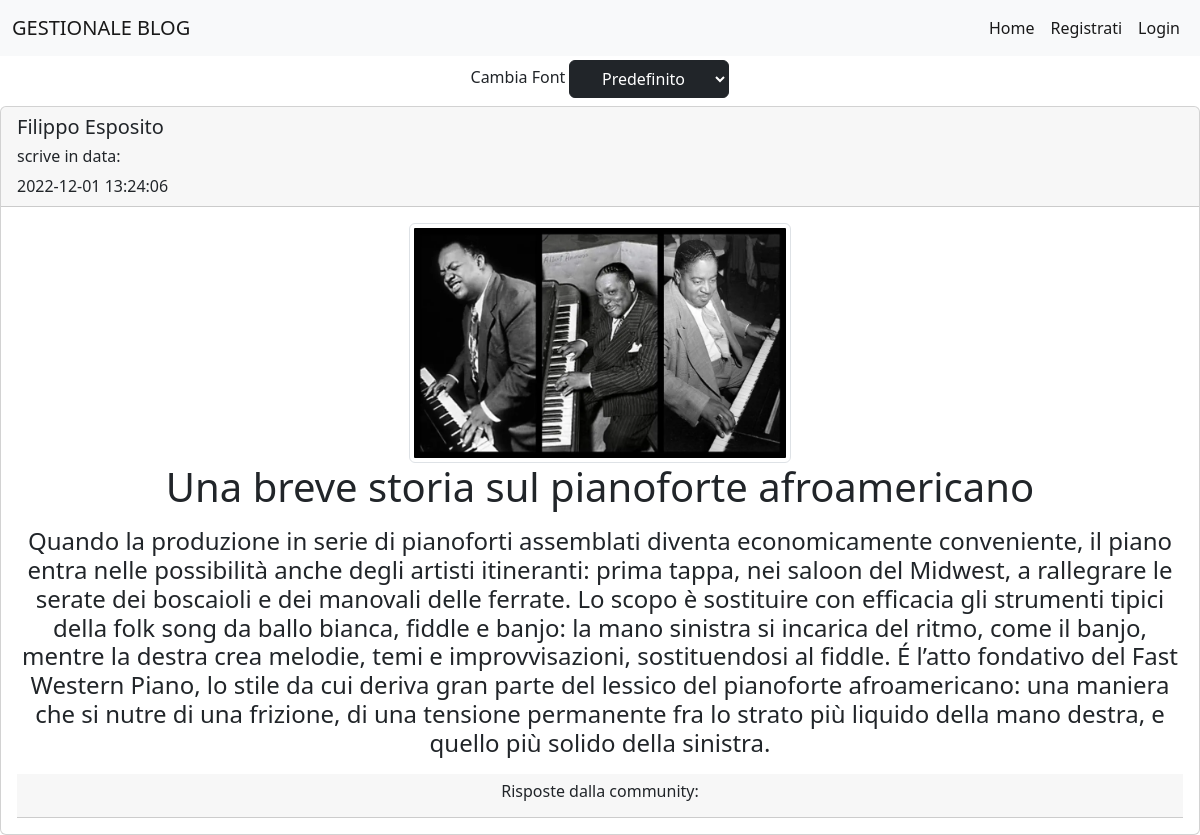
The app's page /php/apripost.php?idpost=103 with its own data.
### tables this page shows
CREATE TABLE `post` (
  `titolo` varchar(255) NOT NULL,
  `data` datetime NOT NULL DEFAULT current_timestamp(),
  `testo` mediumtext NOT NULL,
  `idpost` int(20) NOT NULL,
  `autorepost` int(20) NOT NULL,
  `codiceblog` int(20) NOT NULL,
  `numero_likes` int(10) NOT NULL DEFAULT 0,
  `argomento_post` int(20) DEFAULT NULL
);

CREATE TABLE `utenti` (
  `id` int(20) NOT NULL,
  `telefono` varchar(20) NOT NULL,
  `username` varchar(255) NOT NULL,
  `password` varchar(255) NOT NULL,
  `email` varchar(255) NOT NULL,
  `documento` varchar(255) NOT NULL
);

CREATE TABLE `grafica` (
  `idimgbackground` int(20) NOT NULL,
  `id_img_riferimento_blog` int(20) DEFAULT NULL,
  `id_img_riferimento_post` int(20) DEFAULT NULL,
  `pathimmagine` varchar(255) NOT NULL
);

### php/apripost.php (the view, shortened to what this page needs)
<?php
include('header.php');
if (isset($_GET['idpost'])) {
    $idpost = $mysqli->real_escape_string($_GET['idpost']);
    $query = $mysqli->query("SELECT post.codiceblog FROM post WHERE (post.idpost = $idpost)");
    $rows = $query->fetch_all(MYSQLI_ASSOC);
    foreach ($rows as $row) {
        $idblog = $row['codiceblog'];
    }
    $Risultato = $mysqli->query("SELECT grafica.pathimmagine,post.titolo,post.idpost,utenti.username, post.testo, post.data FROM post,blog,utenti,grafica WHERE (blog.idblog = '$idblog' AND post.codiceblog = '$idblog' AND utenti.id=post.autorepost AND post.idpost='$idpost' AND grafica.id_img_riferimento_post= post.idpost)");
    $Posts = $Risultato->fetch_all(MYSQLI_ASSOC);
    foreach ($Posts as $Post) {
        $username = $Post['username'];
        $testo = $Post['testo'];
        $titolo = $Post['titolo'];
        $data = $Post['data'];
        $immagine = $Post['pathimmagine'];
    }
}
?>
<!DOCTYPE html>
<html lang="it">
<?php
include('head.php');
?>
<body id="body">
    <div class="text-center mt-1">
        <h6> Cambia Font
            <select class="btn btn-dark text-white" id="cambiafont">
                <option>Predefinito </option>
            </select>
        </h6>
    </div>
    <div class="card mt-1">
        <div class="card-header">
            <h5>
                <?php echo  $username . " <h6>scrive in data:</h6>" . $data ?>
            </h5>
        </div>
        <div class="card-body">
            <img class=" img-thumbnail mx-auto d-block" style="height: 20vw" <?php echo '<img src="' . $immagine  . '" ' ?> <h3 class="card-title text-center">
            <h1 class="text-center"> <?php echo $titolo ?>
            </h1>
            <p class="card-text">
            <h4 class="text-center"> <?php echo $testo ?> </h4>
            </p>
            <div class=" card-header text-center" id="aggiungicommento">
                <h6>Risposte dalla community: </h6>
            </div>
        </div>
    </div>
</body>
</html>

### records on screen
post: autorepost.username "Filippo Esposito", data "2022-12-01 13:24:06", grafica.pathimmagine (picture), titolo "Una breve storia sul pianoforte afroamericano", testo "Quando la produzione in serie di pianoforti assemblati diventa economicamente conveniente, il piano entra nelle possibilità anche degli artisti itineranti: prima tappa, nei saloon del Midwest, a rallegrare le serate dei boscaioli e dei manovali delle ferrate. Lo scopo è sostituire con efficacia gli strumenti tipici della folk song da ballo bianca, fiddle e banjo: la mano sinistra si incarica del ritmo, come il banjo, mentre la destra crea melodie, temi e improvvisazioni, sostituendosi al fiddle. É l’atto fondativo del Fast Western Piano, lo stile da cui deriva gran parte del lessico del pianoforte afroamericano: una maniera che si nutre di una frizione, di una tensione permanente fra lo…"
